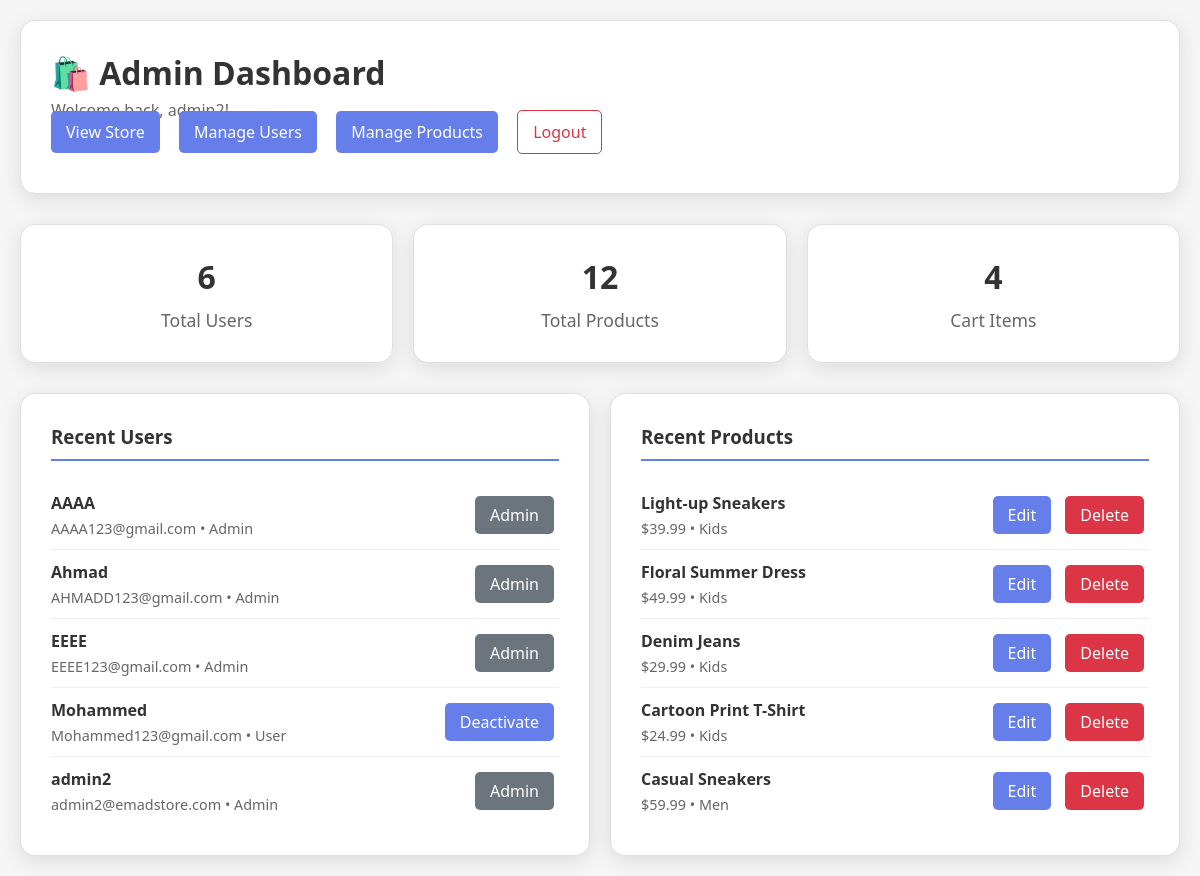
The app's page /dashboard.php (signed in) with its own data.
### tables this page shows
CREATE TABLE `users` (
  `id` int(11) NOT NULL,
  `username` varchar(50) NOT NULL,
  `email` varchar(100) NOT NULL,
  `password` varchar(255) NOT NULL,
  `role` enum('user','admin') DEFAULT 'user',
  `is_active` tinyint(1) DEFAULT 1,
  `remember_token` varchar(255) DEFAULT NULL,
  `created_at` timestamp NOT NULL DEFAULT current_timestamp(),
  `updated_at` timestamp NOT NULL DEFAULT current_timestamp() ON UPDATE current_timestamp()
);

CREATE TABLE `products` (
  `id` int(11) NOT NULL,
  `name` varchar(100) NOT NULL,
  `description` text DEFAULT NULL,
  `price` decimal(10,2) NOT NULL,
  `discount` decimal(5,2) DEFAULT 0.00,
  `category` enum('men','women','kids','accessories') NOT NULL,
  `image` varchar(255) NOT NULL
);

### dashboard.php (the view, shortened to what this page needs)
<?php
require "auth.php";
try {
    $stmt = $pdo->query("SELECT COUNT(*) as total FROM users");
    $total_users = $stmt->fetch()['total'];
    $stmt = $pdo->query("SELECT COUNT(*) as total FROM products");
    $total_products = $stmt->fetch()['total'];
    $stmt = $pdo->query("SELECT COUNT(*) as total FROM cart");
    $total_orders = $stmt->fetch()['total'];
    $stmt = $pdo->query("SELECT * FROM users ORDER BY created_at DESC LIMIT 5");
    $recent_users = $stmt->fetchAll();
    $stmt = $pdo->query("SELECT * FROM products ORDER BY id DESC LIMIT 5");
    $recent_products = $stmt->fetchAll();
} catch (PDOException $e) {
    error_log("Dashboard error: " . $e->getMessage());
    $total_users = $total_products = $total_orders = 0;
    $recent_users = $recent_products = [];
}
?>
<!DOCTYPE html>
<html lang="en">
<head>
</head>
<body>
    <div class="dashboard-container">
        <div class="dashboard-header">
            <h1>🛍️ Admin Dashboard</h1>
            <p>Welcome back, <?= htmlspecialchars($_SESSION['username']) ?>!</p>
            <div class="nav-links">
                <a href="home.php">View Store</a>
                <a href="manage_users.php">Manage Users</a>
                <a href="manage_products.php">Manage Products</a>
                <a href="logout.php" class="logout-link">Logout</a>
            </div>
        </div>
        <div class="stats-grid">
            <div class="stat-card">
                <h3><?= $total_users ?></h3>
                <p>Total Users</p>
            </div>
            <div class="stat-card">
                <h3><?= $total_products ?></h3>
                <p>Total Products</p>
            </div>
            <div class="stat-card">
                <h3><?= $total_orders ?></h3>
                <p>Cart Items</p>
            </div>
        </div>
        <div class="content-grid">
            <div class="content-card">
                <h3>Recent Users</h3>
                <?php if (count($recent_users) > 0): ?>
                    <?php foreach ($recent_users as $user): ?>
                    <div class="user-item">
                        <div class="user-info">
                            <h4><?= htmlspecialchars($user['username']) ?></h4>
                            <p><?= htmlspecialchars($user['email']) ?> • <?= ucfirst($user['role']) ?></p>
                        </div>
                        <div>
                            <?php if ($user['role'] === 'admin'): ?>
                                <span class="btn btn-secondary">Admin</span>
                            <?php else: ?>
                                <a href="toggle_user.php?id=<?= $user['id'] ?>" class="btn btn-primary">
                                    <?= $user['is_active'] ? 'Deactivate' : 'Activate' ?>
                                </a>
                            <?php endif; ?>
                        </div>
                    </div>
                    <?php endforeach; ?>
                <?php else: ?>
                    <p>No users found.</p>
                <?php endif; ?>
            </div>
            <div class="content-card">
                <h3>Recent Products</h3>
                <?php if (count($recent_products) > 0): ?>
                    <?php foreach ($recent_products as $product): ?>
                    <div class="product-item">
                        <div class="product-info">
                            <h4><?= htmlspecialchars($product['name']) ?></h4>
                            <p>$<?= number_format($product['price'], 2) ?> • <?= ucfirst($product['category']) ?></p>
                        </div>
                        <div>
                            <a href="edit_product.php?id=<?= $product['id'] ?>" class="btn btn-primary">Edit</a>
                            <a href="delete_product.php?id=<?= $product['id'] ?>" class="btn btn-danger" onclick="return confirm('Are you sure?')">Delete</a>
                        </div>
                    </div>
                    <?php endforeach; ?>
                <?php else: ?>
                    <p>No products found.</p>
                <?php endif; ?>
            </div>
        </div>
    </div>
</body>
</html>

### dashboard.php (style rules this page uses)
* { margin: 0; padding: 0; box-sizing: border-box; }
body { background: #f5f5f5 !important; font-family: 'Segoe UI', Tahoma, Geneva, Verdana, sans-serif !important; min-height: 100vh; }
.dashboard-container { max-width: 1200px; margin: 0 auto; padding: 20px; }
.dashboard-header { background: white !important; padding: 30px; border-radius: 15px; margin-bottom: 30px; box-shadow: 0 5px 20px rgba(0,0,0,0.1) !important; border: 1px solid #e0e0e0; }
.dashboard-header h1 { margin: 0; color: #333; }
.dashboard-header p { margin: 5px 0 0 0; color: #666; }
.stats-grid { display: grid; grid-template-columns: repeat(auto-fit, minmax(250px, 1fr)); gap: 20px; margin-bottom: 30px; }
.stat-card { background: white !important; padding: 30px; border-radius: 15px; box-shadow: 0 5px 20px rgba(0,0,0,0.1) !important; text-align: center; border: 1px solid #e0e0e0; transition: transform 0.3s ease; }
.stat-card h3 { margin: 0 0 10px 0; color: #333; font-size: 2rem; }
.stat-card p { margin: 0; color: #666; font-size: 1.1rem; }
.content-grid { display: grid; grid-template-columns: repeat(auto-fit, minmax(400px, 1fr)); gap: 20px; }
.content-card { background: white !important; padding: 30px; border-radius: 15px; box-shadow: 0 5px 20px rgba(0,0,0,0.1) !important; border: 1px solid #e0e0e0; }
.content-card h3 { margin: 0 0 20px 0; color: #333; border-bottom: 2px solid #667eea; padding-bottom: 10px; }
.user-item, .product-item { display: flex; justify-content: space-between; align-items: center; padding: 10px 0; border-bottom: 1px solid #eee; }
.user-item:last-child, .product-item:last-child { border-bottom: none; }
.user-info, .product-info { flex: 1; }
.user-info h4, .product-info h4 { margin: 0 0 5px 0; color: #333; }
.user-info p, .product-info p { margin: 0; color: #666; font-size: 0.9rem; }
.btn { padding: 8px 15px; border: none; border-radius: 5px; cursor: pointer; text-decoration: none; display: inline-block; margin: 5px; transition: all 0.3s ease; }
.btn-primary { background: #667eea; color: white; }
.btn-secondary { background: #6c757d; color: white; }
.btn-danger { background: #dc3545; color: white; }
.nav-links { margin-bottom: 20px; }
.nav-links a { margin-right: 15px; padding: 10px 15px; background: #667eea; color: white; text-decoration: none; border-radius: 5px; transition: background 0.3s ease; }
.logout-link { color: #dc3545 !important; background: transparent !important; border: 1px solid #dc3545 !important; }

### records on screen
users: username "AAAA", email "AAAA123@gmail.com", role "Admin"
users: username "Ahmad", email "AHMADD123@gmail.com", role "Admin"
users: username "EEEE", email "EEEE123@gmail.com", role "Admin"
users: username "Mohammed", email "Mohammed123@gmail.com", role "User", is_active "Deactivate"
users: username "admin2", email "admin2@emadstore.com", role "Admin"
products: name "Light-up Sneakers", price "39.99", category "Kids"
products: name "Floral Summer Dress", price "49.99", category "Kids"
products: name "Denim Jeans", price "29.99", category "Kids"
products: name "Cartoon Print T-Shirt", price "24.99", category "Kids"
products: name "Casual Sneakers", price "59.99", category "Men"

### other values on screen
$_SESSION['username'] "admin2"
$total_users "6"
$total_products "12"
$total_orders "4"
